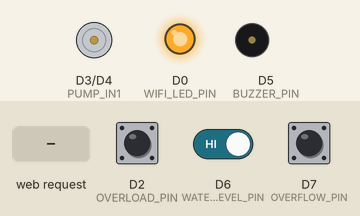
This sketch was run on a simulated ESP8266 (NodeMCU). On the bench: motor-driver pin pairs drawn as motors (green arrow = first pin HIGH = forward, orange = second pin HIGH = backward, longer = more drive, scaled by the enable pin), output pins drawn as LEDs (lit = HIGH), buzzer (waves = sounding, pin HIGH). The inputs (shaded band) are chosen by the test bench; at power-on: D2 (OVERLOAD_PIN) HIGH, D6 (WATER_LEVEL_PIN) HIGH, D7 (OVERFLOW_PIN) HIGH. What the sketch prints to the serial monitor is not drawn.

Above: at 1.3 s.
1.4 s: HTTP request GET /pump/on received
At 2.4 s:
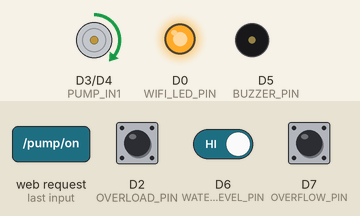
2.9 s: D2 (OVERLOAD_PIN) pulled LOW for 0.15 s
At 2.97 s:
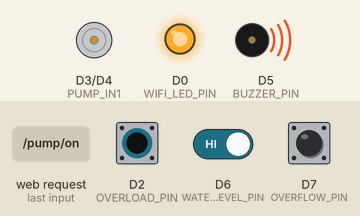
Timing chart, 0 to 5.9 s (numbered marks = the images above; inputs shaded):
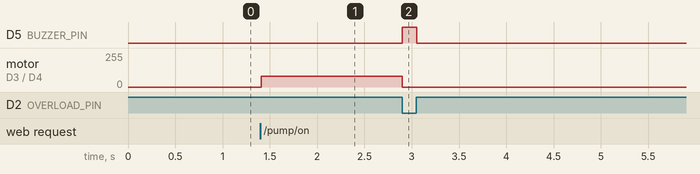

The sketch:

smart_pump_corrected.ino
```cpp
/*
  Smart Pump – IoT Based Agricultural Safety System
  Corrected/reconstructed from the project report code.

  Hardware:
  - ESP8266 NodeMCU
  - L298N motor driver
  - DC water pump
  - Safety/status inputs
  - Wi-Fi web control and monitoring

  IMPORTANT:
  Sensor input logic and voltage-divider calibration must be adjusted
  to match the actual hardware used in the prototype.
*/

#include <ESP8266WiFi.h>
#include <ESP8266WebServer.h>
#include <ArduinoOTA.h>

// -------------------- Wi-Fi --------------------
const char* sta_ssid = "";       // Enter Wi-Fi name
const char* sta_password = "";   // Enter Wi-Fi password

ESP8266WebServer server(80);

// -------------------- Pin configuration --------------------
// L298N: ENA/PWM, IN1, IN2
const uint8_t PUMP_PWM = D1;
const uint8_t PUMP_IN1 = D3;
const uint8_t PUMP_IN2 = D4;

// Status indicators
const uint8_t BUZZER_PIN = D5;
const uint8_t WIFI_LED_PIN = D0;

// Safety/status inputs
// Change these pins/logic to match the actual sensors in your prototype.
const uint8_t WATER_LEVEL_PIN = D6;
const uint8_t OVERFLOW_PIN    = D7;
const uint8_t OVERLOAD_PIN    = D2;

// Analog voltage-monitoring input.
// ESP8266 has one analog input (A0).
const uint8_t VOLTAGE_PIN = A0;

// -------------------- Settings --------------------
const uint8_t PUMP_SPEED = 850;          // ESP8266 PWM range: 0–1023
const bool SENSOR_ACTIVE_LOW = true;

bool pumpRequested = false;
bool faultActive = false;

float measuredVoltage = 0.0;

// Adjust this after measuring your actual voltage-divider output.
// Example: if 12 V becomes about 3.0 V at A0, the ratio is about 4.0.
const float ADC_REFERENCE = 3.3;
const float VOLTAGE_DIVIDER_RATIO = 4.0;

// -------------------- Helper functions --------------------
bool inputActive(uint8_t pin) {
  int state = digitalRead(pin);
  return SENSOR_ACTIVE_LOW ? (state == LOW) : (state == HIGH);
}

void stopPump() {
  analogWrite(PUMP_PWM, 0);
  digitalWrite(PUMP_IN1, LOW);
  digitalWrite(PUMP_IN2, LOW);
}

void startPump() {
  digitalWrite(PUMP_IN1, HIGH);
  digitalWrite(PUMP_IN2, LOW);
  analogWrite(PUMP_PWM, PUMP_SPEED);
}

void beep(uint16_t durationMs = 150) {
  digitalWrite(BUZZER_PIN, HIGH);
  delay(durationMs);
  digitalWrite(BUZZER_PIN, LOW);
}

void readVoltage() {
  int adcValue = analogRead(VOLTAGE_PIN);

  // Convert ADC reading to input voltage using the configured divider ratio.
  float adcVoltage = (adcValue / 1023.0) * ADC_REFERENCE;
  measuredVoltage = adcVoltage * VOLTAGE_DIVIDER_RATIO;
}

void checkSafety() {
  bool waterLevelUnsafe = inputActive(WATER_LEVEL_PIN);
  bool overflowUnsafe   = inputActive(OVERFLOW_PIN);
  bool overloadUnsafe   = inputActive(OVERLOAD_PIN);

  faultActive = waterLevelUnsafe || overflowUnsafe || overloadUnsafe;

  if (faultActive) {
    stopPump();

    if (pumpRequested) {
      beep();
    }

    pumpRequested = false;
  }
}

String getStatusText() {
  if (faultActive) {
    return "FAULT";
  }

  return pumpRequested ? "ON" : "OFF";
}

// -------------------- Web page --------------------
void handleRoot() {
  readVoltage();
  checkSafety();

  String html;
  html += "<!DOCTYPE html><html><head>";
  html += "<meta name='viewport' content='width=device-width,initial-scale=1'>";
  html += "<title>Smart Pump</title>";
  html += "<style>";
  html += "body{font-family:Arial;text-align:center;margin:30px;background:#f5f5f5;}";
  html += ".card{max-width:500px;margin:auto;background:white;padding:25px;border-radius:15px;}";
  html += "button{padding:14px 25px;margin:8px;font-size:18px;border:0;border-radius:8px;}";
  html += ".on{background:#28a745;color:white}.off{background:#dc3545;color:white}";
  html += "</style></head><body>";
  html += "<div class='card'>";
  html += "<h1>Smart Pump</h1>";
  html += "<h2>Status: " + getStatusText() + "</h2>";
  html += "<p>Monitored Voltage: " + String(measuredVoltage, 2) + " V</p>";

  if (faultActive) {
    html += "<p><b>Safety fault detected. Pump is stopped.</b></p>";
  }

  html += "<a href='/pump/on'><button class='on'>PUMP ON</button></a>";
  html += "<a href='/pump/off'><button class='off'>PUMP OFF</button></a>";
  html += "</div></body></html>";

  server.send(200, "text/html", html);
}

// -------------------- Pump control --------------------
void handlePumpOn() {
  readVoltage();
  checkSafety();

  if (faultActive) {
    server.send(409, "text/plain",
                "Pump cannot start: safety fault is active.");
    return;
  }

  pumpRequested = true;
  startPump();

  server.sendHeader("Location", "/");
  server.send(303);
}

void handlePumpOff() {
  pumpRequested = false;
  stopPump();

  server.sendHeader("Location", "/");
  server.send(303);
}

void handleStatus() {
  readVoltage();
  checkSafety();

  String json = "{";
  json += "\"pump\":\"" + getStatusText() + "\",";
  json += "\"fault\":" + String(faultActive ? "true" : "false") + ",";
  json += "\"voltage\":" + String(measuredVoltage, 2);
  json += "}";

  server.send(200, "application/json", json);
}

// -------------------- Setup --------------------
void setup() {
  Serial.begin(115200);
  delay(100);

  Serial.println();
  Serial.println("Smart Pump - IoT Based Agricultural Safety System");
  Serial.println("------------------------------------------------");

  // Output pins
  pinMode(PUMP_PWM, OUTPUT);
  pinMode(PUMP_IN1, OUTPUT);
  pinMode(PUMP_IN2, OUTPUT);
  pinMode(BUZZER_PIN, OUTPUT);
  pinMode(WIFI_LED_PIN, OUTPUT);

  // Safety inputs
  pinMode(WATER_LEVEL_PIN, INPUT_PULLUP);
  pinMode(OVERFLOW_PIN, INPUT_PULLUP);
  pinMode(OVERLOAD_PIN, INPUT_PULLUP);

  // Safe initial state
  digitalWrite(BUZZER_PIN, LOW);
  digitalWrite(WIFI_LED_PIN, HIGH);
  stopPump();

  // -------------------- Wi-Fi --------------------
  WiFi.mode(WIFI_STA);

  if (strlen(sta_ssid) > 0) {
    WiFi.begin(sta_ssid, sta_password);

    Serial.print("Connecting to Wi-Fi");

    unsigned long startAttempt = millis();

    while (WiFi.status() != WL_CONNECTED &&
           millis() - startAttempt < 10000) {
      delay(500);
      Serial.print(".");
    }

    Serial.println();

    if (WiFi.status() == WL_CONNECTED) {
      Serial.println("Wi-Fi connected.");
      Serial.print("IP address: ");
      Serial.println(WiFi.localIP());
      digitalWrite(WIFI_LED_PIN, LOW);
    } else {
      Serial.println("Wi-Fi connection failed.");
    }
  } else {
    Serial.println("Wi-Fi credentials are empty.");
    Serial.println("Enter your Wi-Fi SSID and password in the code.");
  }

  // -------------------- Web server --------------------
  server.on("/", handleRoot);
  server.on("/pump/on", handlePumpOn);
  server.on("/pump/off", handlePumpOff);
  server.on("/status", handleStatus);

  server.onNotFound([]() {
    server.send(404, "text/plain", "Page not found");
  });

  server.begin();
  Serial.println("Web server started.");

  // OTA firmware updates
  ArduinoOTA.setHostname("smart-pump");
  ArduinoOTA.begin();

  Serial.println("OTA update service started.");
}

// -------------------- Main loop --------------------
void loop() {
  ArduinoOTA.handle();
  server.handleClient();

  // Continuously monitor safety conditions.
  checkSafety();

  // Stop pump immediately if a fault occurs.
  if (faultActive) {
    stopPump();
  } else if (pumpRequested) {
    startPump();
  }

  delay(20);
}
```

Measured:
- after the input at 1.4 s, motor on D3 (PUMP_IN1) / D4 (PUMP_IN2): stopped → forward 82/255 at once
- after the input at 2.9 s, D5 (BUZZER_PIN): LOW → HIGH at once, → LOW 0.15 s later; motor on D3 (PUMP_IN1) / D4 (PUMP_IN2): forward 82/255 → stopped at once
